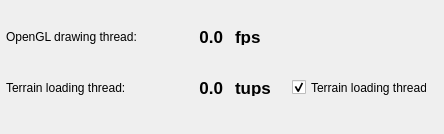
      <widget class="QWidget" name="tab_3">
       <attribute name="title">
        <string>Thread loop time</string>
       </attribute>
       <widget class="QWidget" name="widget_4" native="true">
        <property name="geometry">
         <rect>
          <x>0</x>
          <y>0</y>
          <width>435</width>
          <height>125</height>
         </rect>
        </property>
        <property name="minimumSize">
         <size>
          <width>435</width>
          <height>125</height>
         </size>
        </property>
        <property name="maximumSize">
         <size>
          <width>435</width>
          <height>125</height>
         </size>
        </property>
        <layout class="QGridLayout" name="gridLayout_12">
         <item row="3" column="1">
          <widget class="QLabel" name="fpsInfoLabel">
           <property name="minimumSize">
            <size>
             <width>75</width>
             <height>0</height>
            </size>
           </property>
           <property name="maximumSize">
            <size>
             <width>75</width>
             <height>17</height>
            </size>
           </property>
           <property name="font">
            <font>
             <pointsize>13</pointsize>
             <weight>75</weight>
             <bold>true</bold>
            </font>
           </property>
           <property name="text">
            <string>0.0</string>
           </property>
           <property name="alignment">
            <set>Qt::AlignRight|Qt::AlignTrailing|Qt::AlignVCenter</set>
           </property>
          </widget>
         </item>
         <item row="4" column="1">
          <widget class="QLabel" name="tupsInfoLabel">
           <property name="minimumSize">
            <size>
             <width>75</width>
             <height>0</height>
            </size>
           </property>
           <property name="maximumSize">
            <size>
             <width>75</width>
             <height>17</height>
            </size>
           </property>
           <property name="font">
            <font>
             <pointsize>13</pointsize>
             <weight>75</weight>
             <bold>true</bold>
            </font>
           </property>
           <property name="text">
            <string>0.0</string>
           </property>
           <property name="alignment">
            <set>Qt::AlignRight|Qt::AlignTrailing|Qt::AlignVCenter</set>
           </property>
          </widget>
         </item>
         <item row="3" column="0">
          <widget class="QLabel" name="label_19">
           <property name="sizePolicy">
            <sizepolicy hsizetype="Preferred" vsizetype="Preferred">
             <horstretch>0</horstretch>
             <verstretch>0</verstretch>
            </sizepolicy>
           </property>
           <property name="minimumSize">
            <size>
             <width>130</width>
             <height>0</height>
            </size>
           </property>
           <property name="maximumSize">
            <size>
             <width>130</width>
             <height>15</height>
            </size>
           </property>
           <property name="text">
            <string>OpenGL drawing thread:</string>
           </property>
          </widget>
         </item>
         <item row="4" column="0">
          <widget class="QLabel" name="label_20">
           <property name="minimumSize">
            <size>
             <width>130</width>
             <height>0</height>
            </size>
           </property>
           <property name="maximumSize">
            <size>
             <width>130</width>
             <height>15</height>
            </size>
           </property>
           <property name="text">
            <string>Terrain loading thread:</string>
           </property>
          </widget>
         </item>
         <item row="3" column="2">
          <widget class="QLabel" name="label_21">
           <property name="minimumSize">
            <size>
             <width>45</width>
             <height>0</height>
            </size>
           </property>
           <property name="maximumSize">
            <size>
             <width>45</width>
             <height>17</height>
            </size>
           </property>
           <property name="font">
            <font>
             <pointsize>13</pointsize>
             <weight>75</weight>
             <bold>true</bold>
            </font>
           </property>
           <property name="toolTip">
            <string>Frames per second</string>
           </property>
           <property name="text">
            <string>fps</string>
           </property>
          </widget>
         </item>
         <item row="4" column="2">
          <widget class="QLabel" name="label_22">
           <property name="minimumSize">
            <size>
             <width>45</width>
             <height>0</height>
            </size>
           </property>
           <property name="maximumSize">
            <size>
             <width>45</width>
             <height>17</height>
            </size>
           </property>
           <property name="font">
            <font>
             <pointsize>13</pointsize>
             <weight>75</weight>
             <bold>true</bold>
            </font>
           </property>
           <property name="toolTip">
            <string>Terrain updates per second</string>
           </property>
           <property name="text">
            <string>tups</string>
           </property>
          </widget>
         </item>
         <item row="4" column="3">
          <widget class="QCheckBox" name="treeUpdatingCheckBox">
           <property name="minimumSize">
            <size>
             <width>135</width>
             <height>0</height>
            </size>
           </property>
           <property name="maximumSize">
            <size>
             <width>135</width>
             <height>15</height>
            </size>
           </property>
           <property name="text">
            <string>Terrain loading thread</string>
           </property>
           <property name="checked">
            <bool>true</bool>
           </property>
          </widget>
         </item>
        </layout>
       </widget>
      </widget>
